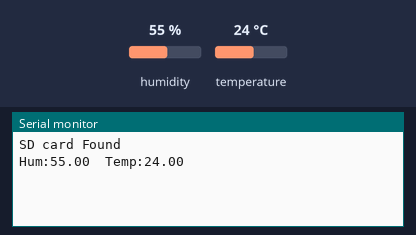
Bench run of a sketch on a simulated Arduino Uno, built with avr-gcc and run on an emulated ATmega328P. Shown: the last lines printed to the serial monitor. Inputs (shaded band) come from the test bench; at power-on: humidity 55 %, temperature 24 °C. Storage starts empty.

Above: at 18.0 s.
18.1 s: humidity set to 22 %
At 21.3 s:
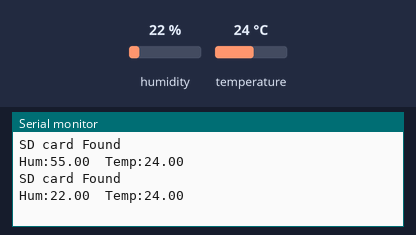
33.1 s: temperature set to 12 °C
At 41.5 s:
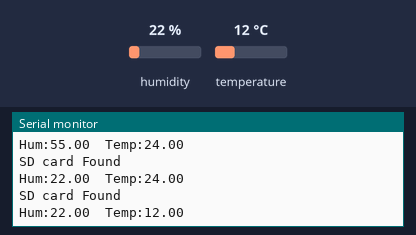
48.1 s: humidity set to 40 %
At 61.6 s:
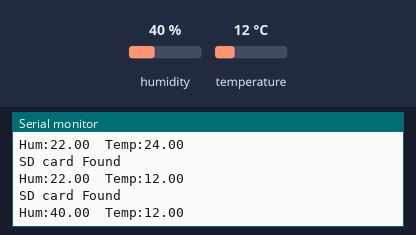
Timing chart, 0 to 63.1 s (numbered marks = the images above; inputs shaded):
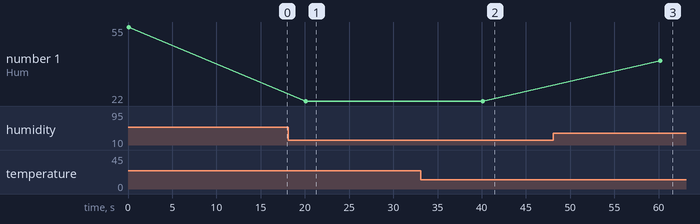

Measured:
- after the input at 18.1 s, the serial monitor: prints a new line after 2.0 s (image 1)
- after the input at 33.1 s, the serial monitor: prints a new line after 7.0 s (image 2)
- after the input at 48.1 s, the serial monitor: prints a new line after 12.1 s (image 3)
- plotted number 1: 55 → 22 after the input at 18.1 s, 22 → 40 after the input at 48.1 s

The sketch:

Data_logging_DHT11_-_good.ino
```cpp
/*
 This program shows how to take the readings of temperature and humidity in our surrounding by using a DHT11 sensor, and
 saving these readings to an SD card using the SD card module adapter. The readings we achieved in this experiment
 will be plotted in a graph on Excel.
 */

#include <SPI.h>;  //include this library when using the SD card adapter; this is serial data protocol.
#include <SD.h>;  //include this library also.

#include "DHT.h";  //including the library for DHT sensor. This library is written by AdaFruit; must install this library.

#define DHTPIN 2 //defining a variable and assigning it to pin 2 on the Arduino board.
#define DHTTYPE DHT11  //defining a variable and enabling the DHT type which is the DHT11 type in the program since our sensor is the DHT11 one.
float hum = 0.0; //declaring a variable to be used to store the reading of humidity.
float temp = 0.0;  //declaring a variable to be used to store the reading of temperature.

DHT dht (DHTPIN,DHTTYPE);  //initialize the dht sensor.

File dataFile;  // accessing the file command and assign it to a variable.
int chipSelect = 4; //declare a variable for the CS pin and assign it to pin 4 on the Arduino.

void setup() {
  // put your setup code here, to run once:
dht.begin();  //enabling the dht command to read the hum and temp.
Serial.begin(9600);  //initialize the serial communication at 9600 baudrate.
SD.begin(chipSelect);  //initialize the SD pins.
}

void loop() {
  // put your main code here, to run repeatedly:
 hum = dht. readHumidity();  //reading the humidity and storing it to the variable "hum".
 temp = dht. readTemperature(); //reading the temperature and storing it to the variable "temp" in Celcius.

 dataFile = SD.open("datalog.txt", FILE_WRITE);  //open the file, and give it a name and then write to it.

 if (dataFile){  //If the SD module is able to detect the SD card, execute the following code.

 //printing the values on the serial monitor is not required for this experiment; but to check if the SD card
 //is reading the temp and hum, then this surely helps.
 Serial.println("SD card Found");  //print "SD card Found" if the SD card is working.
 Serial.print("Hum:");  //print the variable "Hum:".
 Serial.print(hum);  //print the value of hum.
 Serial.print("\t");  //create an space.
 Serial.print("Temp:");  //print the variable "Temp:".
 Serial.print(temp);  //print the value of temp.
 Serial.println();  //print these values vertically.
 delay(10000);  //delay 10 seconds.

//this section is to write data into the SD card.
 dataFile.print(hum);  //write the values stored in hum.
 dataFile.print(",");  //create a space separated by comma.
 dataFile.print(temp);  //write the values stored in temp.
 dataFile.println();  //write these values vertically.
 delay(10000);        //delay 10 seconds.
 dataFile.close();    //ensure that this file is closed before starting a new file.
 }

 else  //this statement is TRUE if the previous condition is FALSE.
 {
  Serial.println("No SD card");  //print "No SD card" if the SD card is not working nor inserted.
 }
}
```
